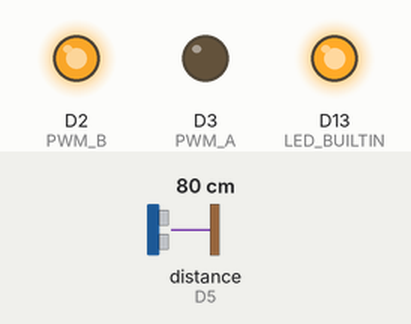
Recording of a sketch running on a simulated Arduino Zero (SAMD21). Shown: output pins drawn as LEDs (lit = HIGH). Wiring (inferred from the names in the program): ultrasonic range finder: trigger D6; echo D5. The inputs (shaded band) are chosen by the test bench; at power-on: distance to the obstacle (sensor on D5) 80 cm. The echo pulse lasts 58.3 µs per cm; pins used as bus, display or sensor lines are not drawn.

Above: at 1.2 s.
1.3 s: distance to the obstacle (sensor on D5) set to 299 cm
At 2.6 s:
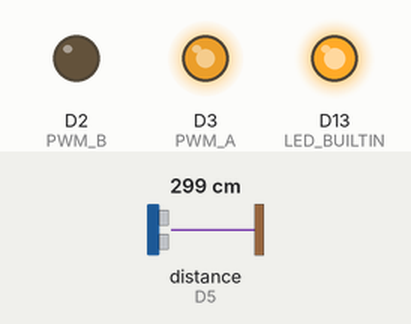
4.3 s: distance to the obstacle (sensor on D5) set to 2 cm
At 4.49 s:
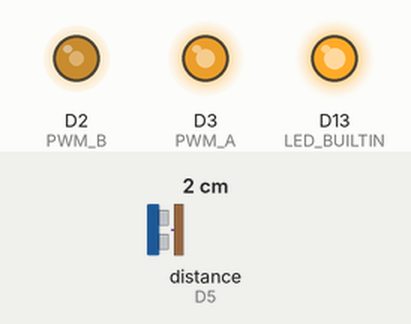
7.3 s: distance to the obstacle (sensor on D5) set to 299 cm
At 8.7 s:
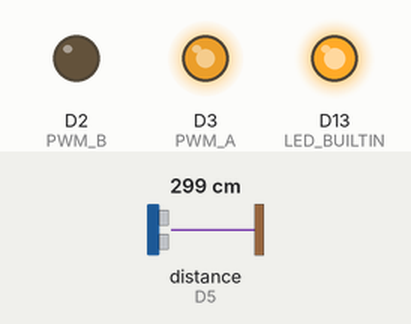
10.3 s: distance to the obstacle (sensor on D5) set to 18 cm
Timing chart, 0 to 13.4 s (numbered marks = the images above; inputs shaded):
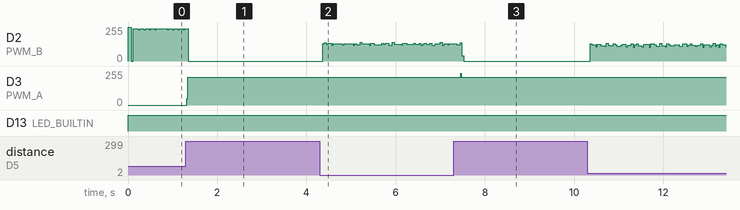

Measured:
- after the input at 1.3 s, D3 (PWM_A): 0/255 → 209/255 at once
- after the input at 7.3 s, D3 (PWM_A): 209/255 → 237/255 after 0.15 s, → 209/255 0.02 s later

The sketch:

final.ino
```cpp
const int PWM_A = 3;  // SN754410NE IN1 (Pin 2)
const int PWM_B = 2;  // SN754410NE IN2 (Pin 7) - Complementary

byte trigPin = 6;    // Trigger is connected to this pin
byte echoPin = 5;    // Echo is connected to this pin


void setup() {
  Serial.begin(9600);
  pinMode(trigPin, OUTPUT);
  pinMode(echoPin, INPUT);
  pinMode(PWM_A, OUTPUT);
  pinMode(PWM_B, OUTPUT);
  pinMode(LED_BUILTIN, OUTPUT);

  // Configure
  analogWriteFrequency(PWM_A, 40000);
  analogWriteFrequency(PWM_B, 40000);
  analogWriteResolution(12);  // 12-bit resolution (0-4095)

  Serial.begin(9600);
}

void loop() {

  float modulationDepth = 0.9; // 90% modulation depth
  digitalWrite(trigPin, LOW);
  delayMicroseconds(2);

  // Send 10µs pulse to trigger
  digitalWrite(trigPin, HIGH);
  delayMicroseconds(10);
  digitalWrite(trigPin, LOW);

  // Read the echo pulse duration
  long duration = pulseIn(echoPin, HIGH);
  // Calculate distance (in cm)
  // Speed of sound is 343 m/s or 0.0343 cm/µs
  // Distance is round trip, so divide by 2
  float distance = duration * 0.0343 / 2;

  digitalWrite(LED_BUILTIN, HIGH);

  for (int i = 0; i < 888/distance; i++) {
    // Generate wave
    float para = 2048 * (1.0 + modulationDepth * sin(1.8 * PI * distance * i));

    analogWrite(PWM_A, (int)para);
    analogWrite(PWM_B, 4095 - (int)para);  // complimentary
    delay(1);
  }
}
```
